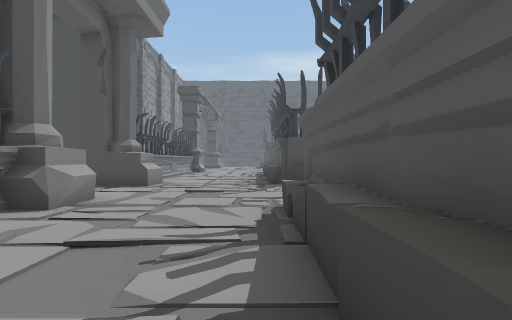
view 1 (above)

24 first-person views from a walk through a 3-D level made in the Unity game engine. The camera is 1.5 m above the floor, looks level and sees 75° across. The floor is counted in squares, 2 m on a side. Each view is taken from the middle of a square. On the plan, view 1 faces up. The plan holds only what a view shows up to about 11 squares ahead; the rest is blank. The place goes on beyond the plan. The player is left out.

view 2
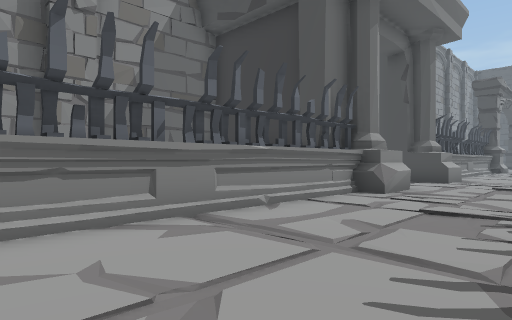

view 3
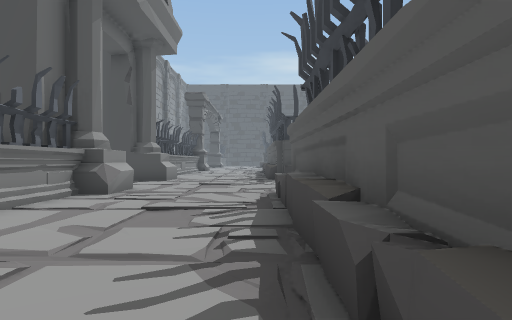

view 4
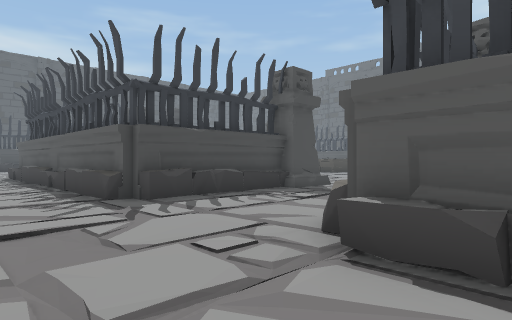

view 5
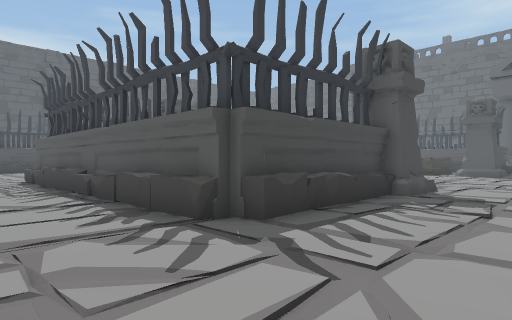

view 6
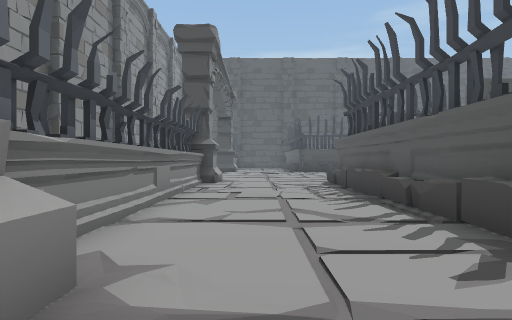

view 7
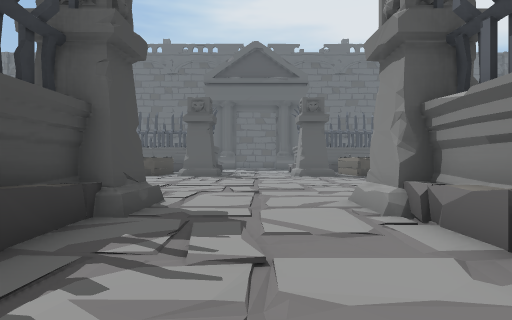

view 8
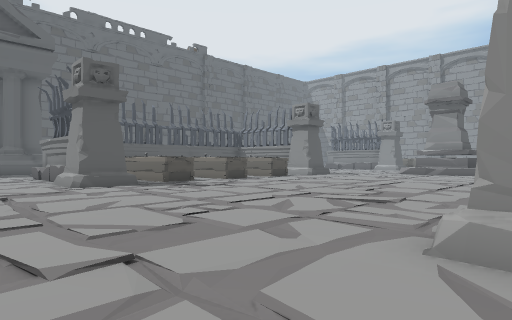

view 9
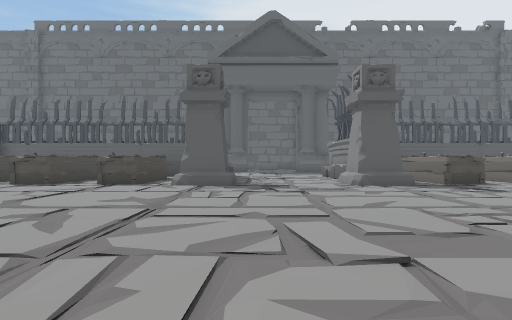

view 10
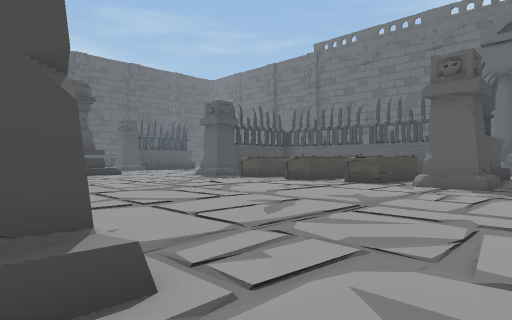

view 11
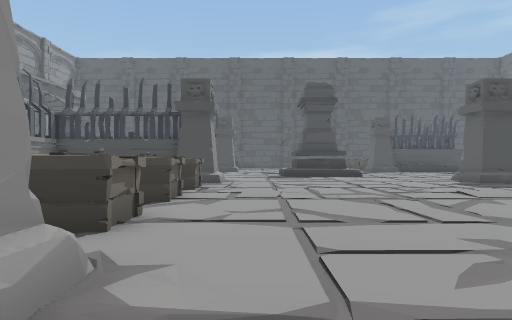

view 12
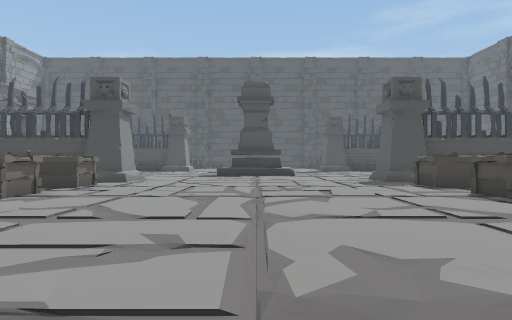

view 13
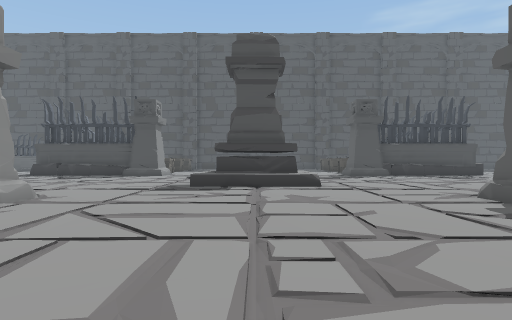

view 14
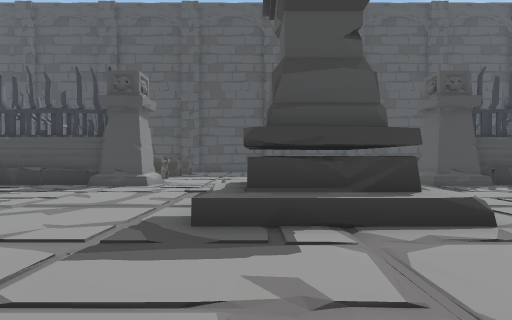

view 15
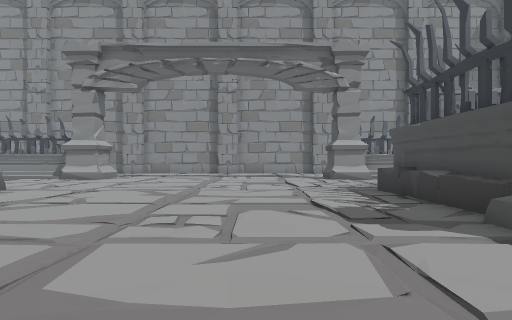

view 16
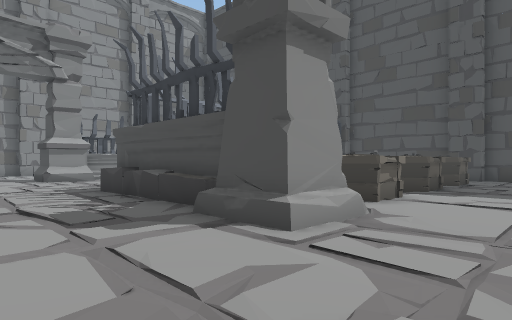

view 17
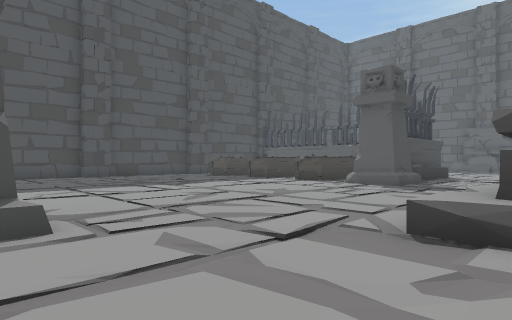

view 18
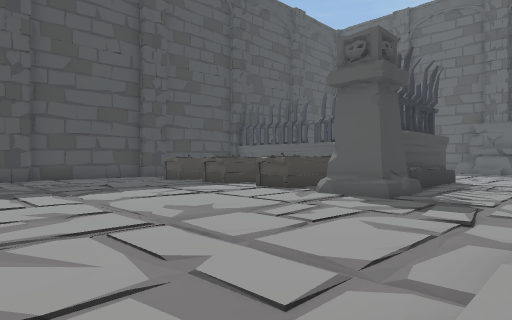

view 19
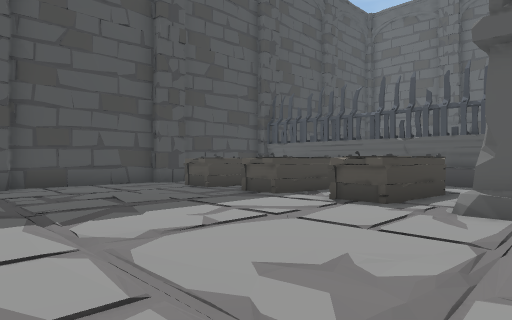

view 20
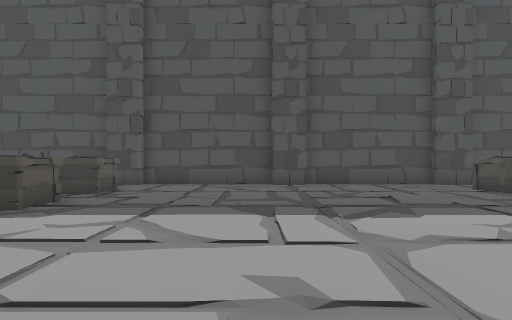

view 21
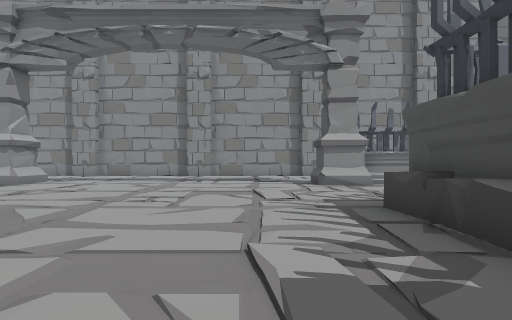

view 22
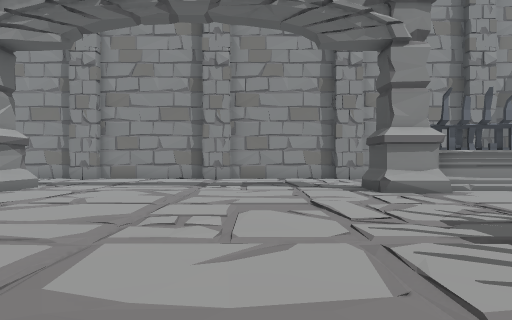

view 23
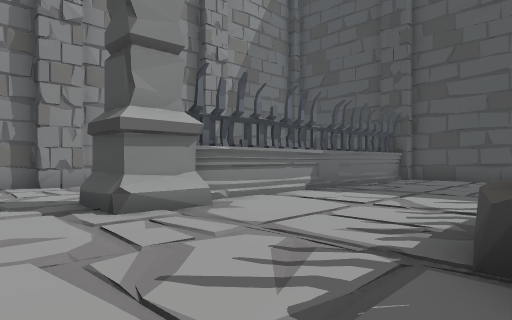

view 24
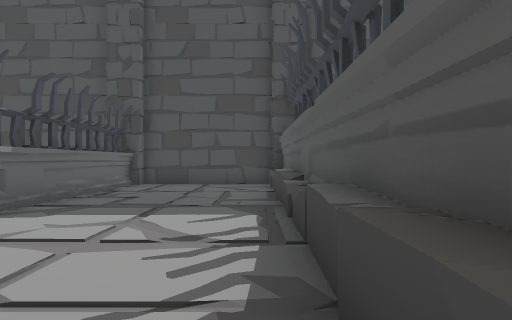

### Floor plan
Key: @ floor where view 1 was taken; # wall or solid block; . floor; / step, stairs or slope; = window, fence, low wall or low ledge; ^ raised ledge; P pillar.
Columns run from 8 left of view 1 to 20 right of it. Each row starts with its distance up from view 1.
 41     ######    ############
 40     #....#    #....#....#
 39     #....#    #..........
 38     #...=^    #.........##
 37     #....#    ...........
 36     #....#    #.........###
 35     #....#    #.........##
 34     #....#    #.........##
 33     #....#    #.........###
 32     #....#    ............###
 31 #   ##...#    PP.......PP
 30 #..###...^##^#PP.......PP##^^
 29 .............................
 28  ..=....=....=....=....=....
 27  .................^^^...
 26  .................#  ......
 25  .................###^.....
 24  .................^^^.....
 23  ............ ...........
 22  ...........  ...........
 21  ..###...^    PP.......PP
 20     ##...#    PP.......PP
 19     #....#    # .........
 18     #...=^    #.........##
 17     #....#    ...........
 16     #....#    #.........#
 15     #....#    #.........##
 14     #....#    #.........##
 13     #....#    #.........##
 12     #....#    ............
 11     ##...#    PP.......PP
 10    ##^...^##^#PP.......PP##^^
  9     ......................
  8     ....=....=....=....=..
  7      .......................
  6      #...^ ^^#PP.......PP#^^
  5     ##...#    PP.......PP
  4     #....#     ..........
  3     #...=^     ...=...//##
  2     #....#      ........##
  1     #....#      ....... ##
  0     #...@#      ......
 -1     #....#      .....
 -2      .. .        ..

Positions as (right, up) in squares from view 1, and headings:
1: (0, 0), facing up
2: (0, -2), facing up-left
3: (0, -2), facing up
4: (-2, 4), facing up-right
5: (-2, 7), facing up-right
6: (-2, 9), facing up
7: (1, 8), facing right
8: (6, 9), facing down-right
9: (6, 9), facing right
10: (6, 8), facing up-right
11: (8, 9), facing up
12: (11, 9), facing up
13: (11, 15), facing up
14: (10, 20), facing up
15: (9, 27), facing left
16: (9, 27), facing up-left
17: (6, 26), facing up-right
18: (9, 27), facing up-right
19: (10, 30), facing up-right
20: (10, 30), facing up
21: (6, 28), facing left
22: (4, 27), facing left
23: (1, 28), facing up-left
24: (0, 30), facing up
